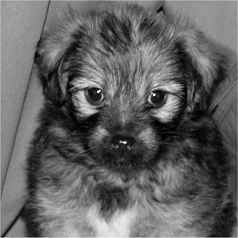
#> input picture images/dog.jpg, 238 x 238 px
$ python solution09.py
#> lines starting #> are read from the running program, lines starting #| are printed output that depends on the picture
#!/usr/bin/env python3
# -*- coding: utf-8 -*-
"""
Solution Python Excercise Lab 8

Filter Implementation in Frequency & Spatial Domain

@author: Patrik Müller
@date:   11.09.2019
"""

import matplotlib.pyplot as plt
import numpy as np
from numpy.fft import fft2, ifft2

# Load image
img = plt.imread("../../images/dog.jpg")
#> img is the input picture: shape (238, 238); min 0, max 253, mean 98.1
f = img.copy()

# Tranform image to grayscale and float
if f.ndim > 2:
    f = np.mean(f, axis=2)
f = np.array(f, dtype=float)
(M, N) = f.shape
#> M = 238; N = 238

# %% Filtering in spatial domain
dummy = np.pad(f, (1, 1), "constant")
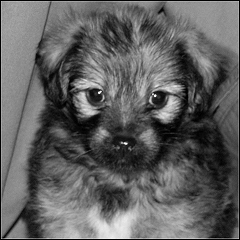
#> dummy: shape (240, 240) float64; min 0, max 253, mean 96.5
g1 = dummy.copy()
for ix in range(1, M + 1):
    for iy in range(1, N + 1):
        tmp = dummy[ix, iy - 1]
        tmp += dummy[ix, iy + 1]
        tmp += dummy[ix - 1, iy]
        tmp += dummy[ix + 1, iy]
        g1[ix - 1, iy - 1] = tmp / 4
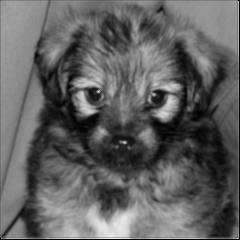
#> g1: shape (240, 240) float64; min 0, max 243, mean 97.1
g1 = g1[1:-1, 1:-1]
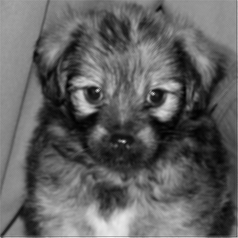
#> g1: shape (238, 238) float64; min 0.25, max 243, mean 97.8

# %% Filtering in frequency domain
P = 2 * M
#> P = 476
Q = 2 * N
#> Q = 476

# generate spatial filter
h = np.zeros(9)
h[1::2] = 1
h = np.reshape(h, (3, 3))

# FFT
F = fft2(f, [P, Q])
H3 = fft2(h, [P, Q])

# Generate frequency filter
u = np.reshape(np.arange(P), (P, 1))
#> u = 476 values from 0 to 475
v = np.reshape(np.arange(Q), (1, Q))
H2 = 0.5 * (np.cos(2 * np.pi * v / Q) + np.cos(2 * np.pi * u / P))

# Filtering
G2 = F * H2
G3 = F * H3

# Back transformation
g2 = np.real(ifft2(G2)[:M, :N])
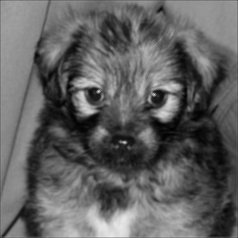
#> g2: shape (238, 238) float64; min 0.25, max 235, mean 97.4
g3 = np.real(ifft2(G3)[:M, :N])
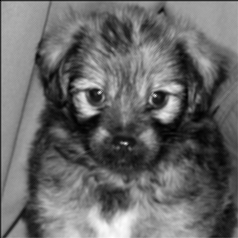
#> g3: shape (238, 238) float64; min -5.73e-15, max 940, mean 387.4; drawn with min black and max white

# %% Display results
fig, ax = plt.subplots(
    2, 2, num=1, clear=True, constrained_layout=True, figsize=(15, 15)
)
ax[0, 0].imshow(f, cmap="gray")
ax[0, 0].title.set_text("Original")
ax[0, 1].imshow(g1, cmap="gray")
ax[0, 1].title.set_text("Filtered in Spatial Domain")
ax[1, 0].imshow(g2, cmap="gray")
ax[1, 0].title.set_text("Filtered in Frequency Domain, Frequency Design")
ax[1, 1].imshow(g3, cmap="gray")
ax[1, 1].title.set_text("Filtered in Frequency Domain, Spatial Design")
for a in ax.flatten():
    a.axis("off")

fig2, ax2 = plt.subplots(num=2, clear=True, constrained_layout=True)
p = ax2.imshow(np.fft.fftshift(H2), cmap="viridis")
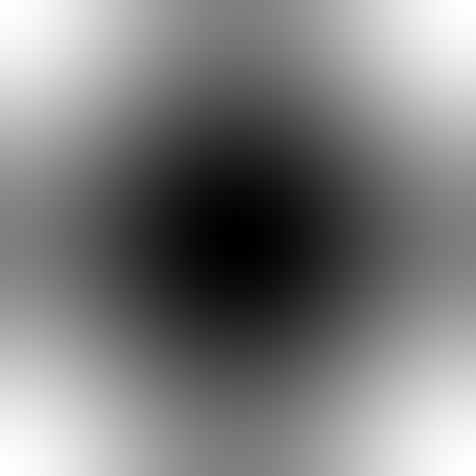
#> H2: shape (476, 476) float64; min -1, max 1, mean -3.41e-17; drawn with min black and max white
ax2.title.set_text("Filter in Frequency Domain")
fig2.colorbar(p)
plt.show()
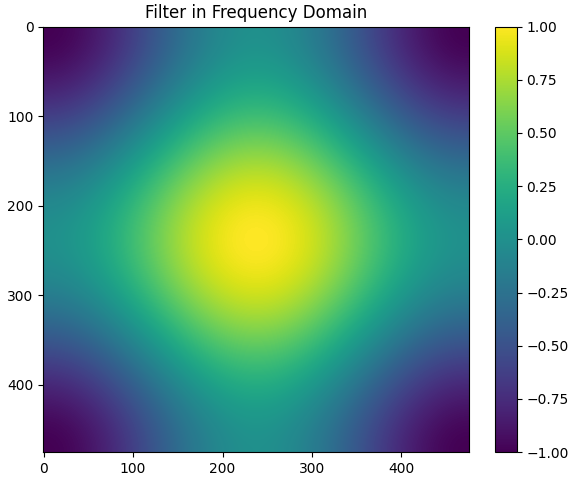
#> figure drawn by matplotlib, 2 panels
